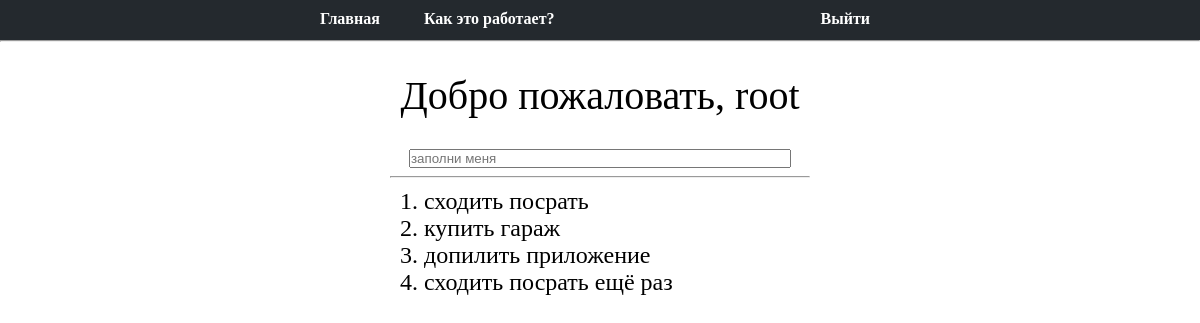
/ (signed in), run on an earlier commit of the app's database.
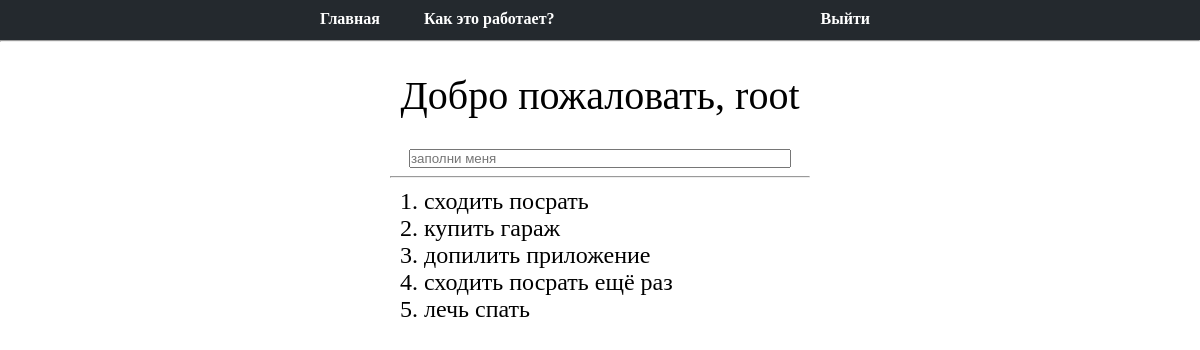
And on a later commit of the database.
### app/models.py (models this page shows, shortened)
class User(db.Model, UserMixin):
    id = db.Column(db.Integer, primary_key=True)
    username = db.Column(db.String(32), unique=True)
    password_hash = db.Column(db.String(128))
    tasks = db.relationship("Task", backref="master", lazy="dynamic")

class Task(db.Model):
    id = db.Column(db.Integer, primary_key=True)
    body = db.Column(db.String(140))
    created = db.Column(db.Integer, default=datetime.now())
    user_id = db.Column(db.Integer, db.ForeignKey("user.id"))
    self_id = db.Column(db.Integer)

### views.py (the view, shortened to what this page needs)
@app.route("/", methods=["GET", "POST"])
@login_required
def index():
    form = NewTaskForm()
    user = User.query.filter_by(username=current_user.username).first()
    tasks = Task.query.filter_by(master=user).all()
    return render_template("index.html", form=form, tasks=tasks, title="main")

### app/forms.py
class NewTaskForm(FlaskForm):
    add_task_field = StringField("Добро пожаловать", validators=[DataRequired()])

### app/models.py (called while the page is built)
@login.user_loader
def load_user(id):
    return User.query.get(int(id))

### app/templates/index.html (shortened to what this page needs)
{% extends 'base.html' %}
{% block css %}
    <link rel="stylesheet" href="{{ url_for("static", filename="css/index.css") }}">
{% endblock %}
{% block content %}
        <div class="hello">
            Добро пожаловать, {{ current_user.username }}
        </div>
        <div class="task">
            <form action='' method='post' navalidate>
                <p>
                    <div class="input_task">
                        {{ form.add_task_field(autofocus=True, placeholder="заполни меня") }}<br>
                    </div>
                </p>
                <div class="task_list">
                    <hr>
                    <div class="wrapper_task_content">
                        {% for task in tasks %}
                            <p>
                                {{ task.self_id }}. {{ task.body }}
                            </p>
                        {% endfor %}
                    </div>
                </div>
            </form>
        </div>
{% endblock %}

### app/templates/base.html (shortened to what this page needs)
<!DOCTYPE html>
<html>
<head>
    <link rel="stylesheet" href="{{ url_for("static", filename="css/base.css") }}">
    {% block css %}
    {% endblock %}
</head>
<body>
    <header>
        <div class="head_wrapper">
            <nav>
                <div class="left-nav">
                        <a href="{{ url_for('index') }}">Главная</a>
                        <a href="/help">Как это работает?</a>
                </div>
                <div class="right-nav">
                        {% if not current_user.is_anonymous %}
                            <a href="{{ url_for('logout') }}">Выйти</a>
                        {% else %}
                            <a href="{{ url_for('login') }}">Войти</a>
                            <a href="{{ url_for('reg') }}">Зарегистрироваться</a>
                        {% endif %}
                </div>
            </nav>
        </div>
    </header>
    <hr>
    <div class="wrapper_content">
        {% block content %}
        {% endblock %}
    </div>
</body>
</html>

### app/static/css/base.css (style rules this page uses)
* { margin: 0; padding: 0; }
header { background: #24292E; height: 40px; }
.head_wrapper { width: 50%; margin-left: auto; margin-right: auto; }
header a, a:visited { text-decoration: none; color: white }
header nav { width: 100%; padding-top: 10px; display: inline-block; }
header a { font-weight: bold; padding: 20px; }
header .left-nav { float: left; margin-right: auto; }
header .right-nav { float: right; margin-right: 10px; height: 30px; text-align: right; }
.wrapper_content { width: 50%; margin-left: auto; margin-right: auto; }

### app/static/css/index.css (style rules this page uses)
.hello { padding-top: 5%; margin-right: auto; margin-left: auto; text-align: center; font-size: 2.5em; }
.task { width: 70%; padding-top: 5%; margin-right: auto; margin-left: auto; align-items: center; text-align: center; }
.task_list { margin-top: 2%; margin-right: auto; margin-left: auto; font-size: 1.5em; }
.task_list hr { color: lightgray; }
.wrapper_task_content { padding: 10px; margin-right: auto; text-align: left; padding-left: 10px; }
input[type="text"] { width: 90%; }

What changed in the data, as far as the page shows it:
added Task: self_id "5", body "лечь спать"
